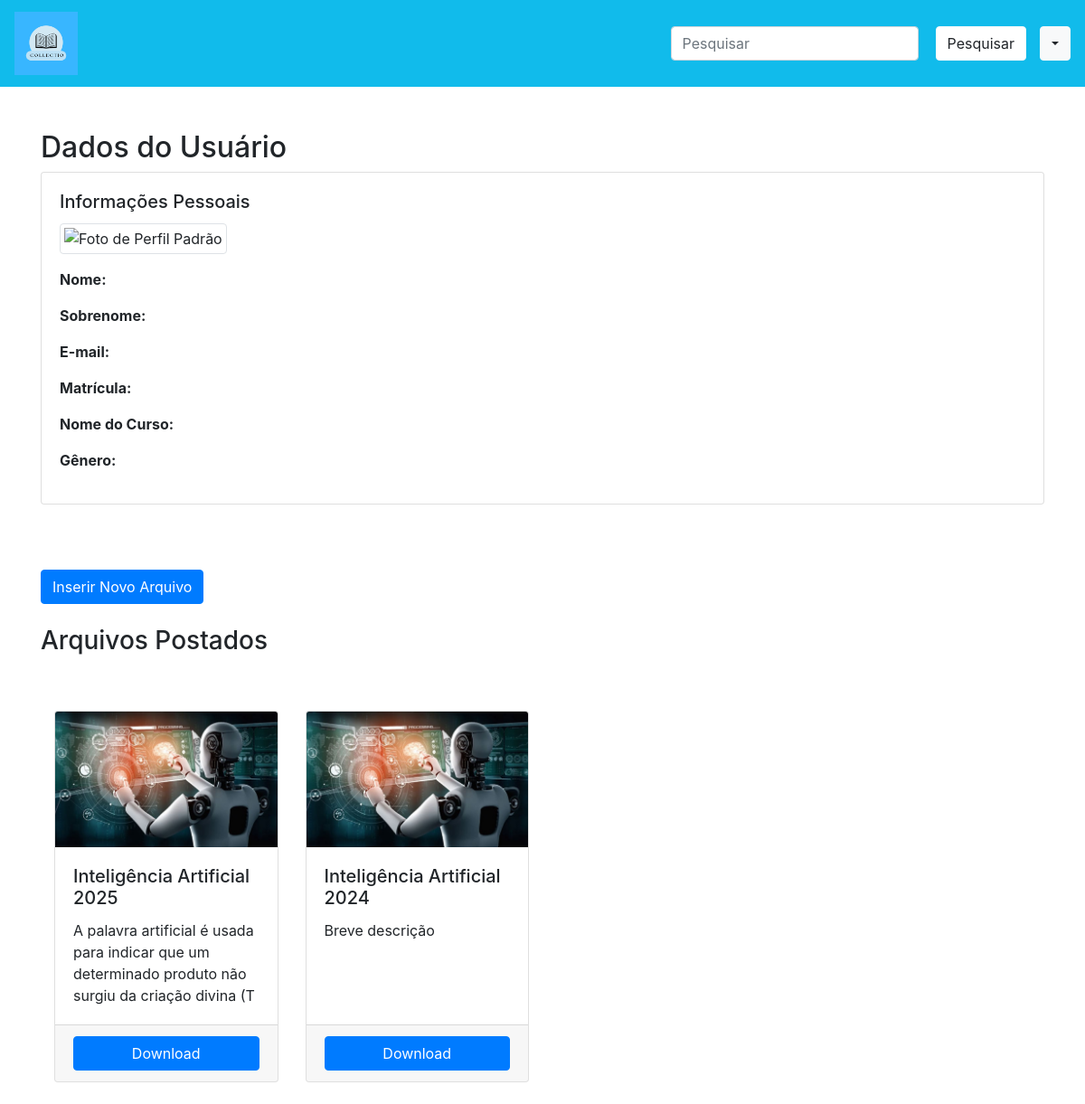
Page /perfil/3/ on the committed database.
### apps/projeto/models.py (models this page shows)
class Arquivos(models.Model):
    capa = models.ImageField(verbose_name='Capa', blank=True, null=True)
    titulo = models.CharField(verbose_name='Título', max_length=100)
    autor = models.CharField(verbose_name='Autor', max_length=50)
    descricao = models.TextField(verbose_name="Descrição", blank=True, null=True)
    area = [
        ("1", "Saúde"),
        ("2", "Tecnologia"),
        ("3", "Linguagens"),
        ("4", "Ciências Exatas"),
        ("5", "Ciências Humanas"),
    ]
    area_de_con = models.CharField(verbose_name='Área de Conhecimento', max_length=3, choices=area)
    upload = models.URLField(verbose_name="Upload do Arquivo")
    user = models.ForeignKey(settings.AUTH_USER_MODEL, on_delete=models.CASCADE, related_name='arquivos')
    class Meta:
        verbose_name = 'Arquivo'

### collecTio/views.py (the view)
# urls.py: path('perfil/<int:id>/', perfil, name='perfil'),
def perfil(request, id):
    usuario = get_object_or_404(CustomUser, id=id)
    arquivos_user = Arquivos.objects.filter(user=usuario)  # Supondo que 'user' é o campo que relaciona Arquivos ao User
    dados = {
        'arquivos': arquivos_user,
    }
    print(dados)
    return render(request,"perfil.html",dados )

### templates/perfil.html (shortened to what this page needs)
{% extends "base.html" %}
{% load static %}
{% block corpo %}
<div class="container mt-5">
  <h2>Dados do Usuário</h2>
  <div class="card">
      <div class="card-body">
          <h5 class="card-title">Informações Pessoais</h5>
          <div class="mb-3">
              {% if user.perfil %}
                  <img src="{{ user.perfil.url }}" alt="Foto de Perfil" class="img-thumbnail" style="width: 150px; height: 150px;">
              {% else %}
                  <img src="{% static 'path/to/default/image.jpg' %}" alt="Foto de Perfil Padrão" class="img-thumbnail" style="width: 150px; height: 150px;">
              {% endif %}
          </div>
          <p><strong>Nome:</strong> {{ user.first_name }}</p>
          <p><strong>Sobrenome:</strong>{{request.user.last_name}}</p>
          <p><strong>E-mail:</strong> {{ user.email }}</p>
          <p><strong>Matrícula:</strong> {{ user.matricula }}</p>
          <p><strong>Nome do Curso:</strong> {{ user.curso }}</p>
          <p><strong>Gênero:</strong> {{ user.get_genero_usuario_display }}</p>
      </div>
  </div><br><br><br>
  <a href="{% url 'arquivo' %}"><button type="submit" class="btn btn-primary">Inserir Novo Arquivo</button><br><br></a>
  <h3>Arquivos Postados</h3>
  <div class="container" style="margin-top: 60px;">
    <div class="row">
      {% for arquivo in arquivos %}
        <div class="col-lg-3 col-md-4 col-sm-6 mb-4">
          <div class="card w-100" style="min-height: 100%;">
            <img class="card-img-top" src="{{ arquivo.capa.url }}" alt="Imagem de capa do card" style="height: 150px; object-fit: cover;">
            <div class="card-body d-flex flex-column">
              <h5 class="card-title">{{ arquivo.titulo }}</h5>
              <p class="card-text flex-grow-1">
                {{ arquivo.descricao|slice:":100" }}
              </p>
            </div>
            <div class="card-footer">
              <a href="{{ arquivo.upload }}" class="btn btn-primary btn-block">Download</a>
            </div>
          </div>
        </div>
      {% empty %}
        <div class="col-12">
          <p class="list-group-item">Nenhum arquivo postado.</p>
        </div>
      {% endfor %}
    </div>
  </div>
{% endblock %}

### rows in the picture
Arquivos: capa (picture), titulo "Inteligência Artificial 2025", descricao "A palavra artificial é usada para indicar que um determinado produto não surgiu da criação divina (T"
Arquivos: capa (picture), titulo "Inteligência Artificial 2024", descricao "Breve descrição"
